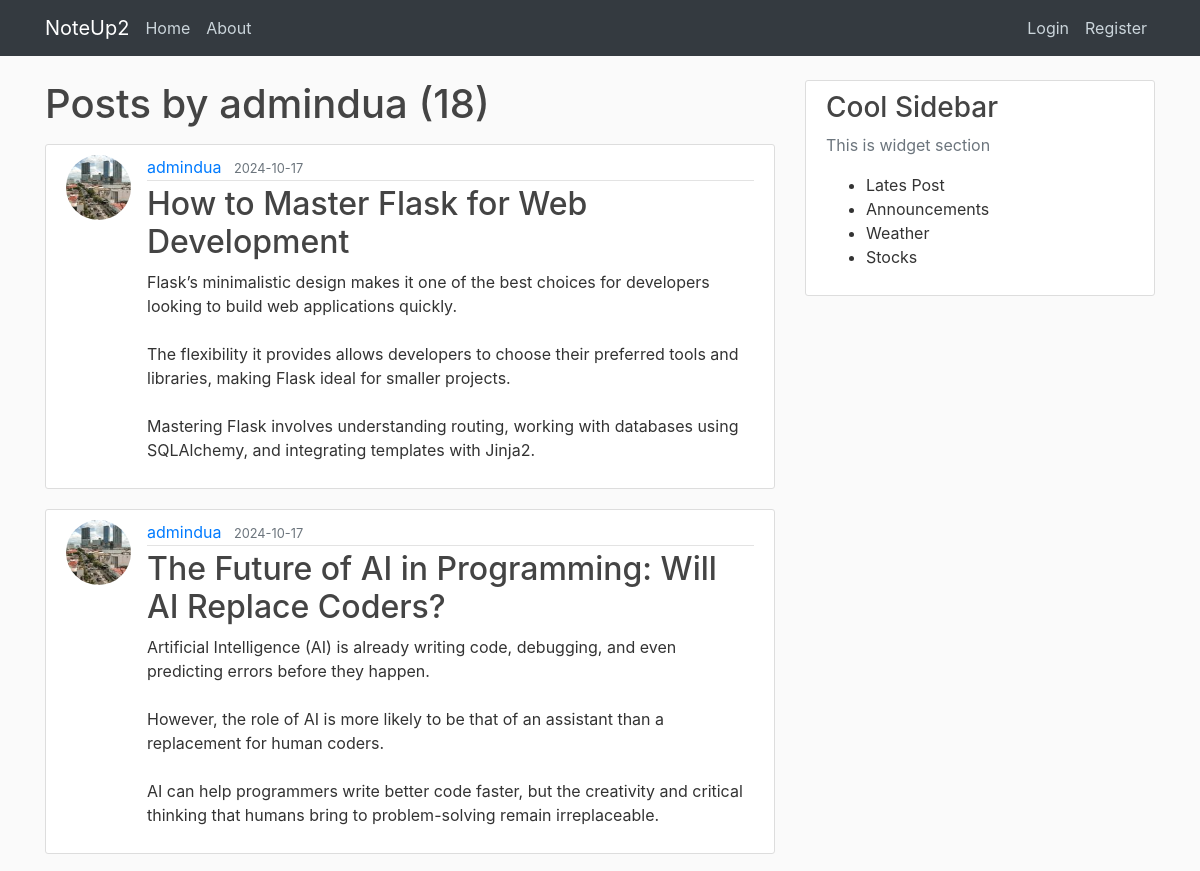
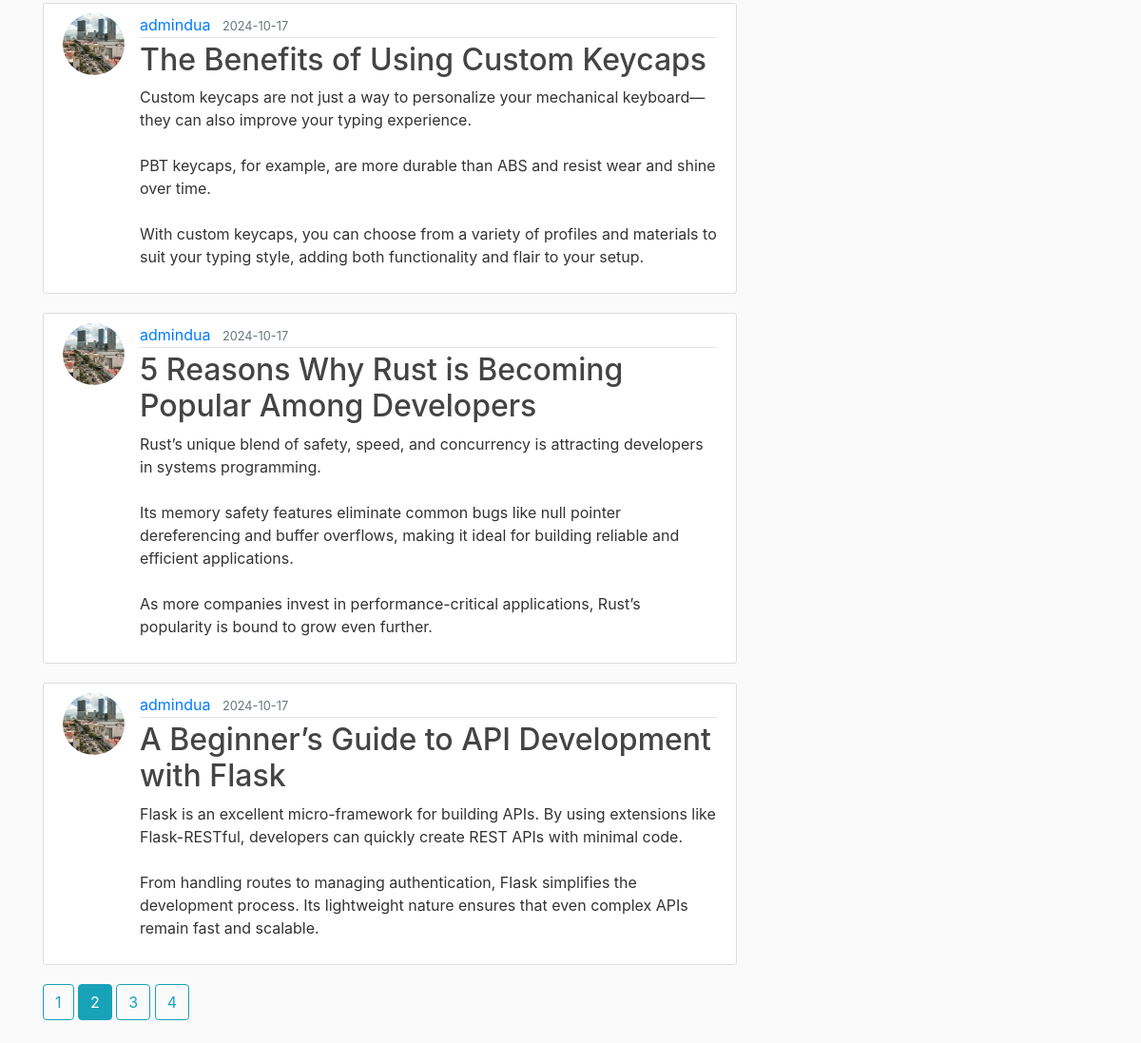
Screenshot of /user/admindua?page=2 with the database file from the repository (2 pictures, top to bottom).
### noteup/models.py (models this page shows, shortened)
class User(db.Model, UserMixin):
    id = db.Column(db.Integer, primary_key=True)
    username = db.Column(db.String(20), unique=True, nullable=False)
    email = db.Column(db.String(100), unique=True, nullable=False)
    image_file = db.Column(db.String(20), nullable=False, default='default.jpg')
    password = db.Column(db.String(60), nullable=False)
    posts = db.relationship('Post', backref='author', lazy=True)

class Post(db.Model):
    id = db.Column(db.Integer, primary_key=True)
    title = db.Column(db.String(100), nullable=False)
    date_posted = db.Column(db.DateTime, nullable=False, default=datetime.now(timezone.utc))
    content = db.Column(db.Text, nullable=False)
    user_id = db.Column(db.Integer, db.ForeignKey('user.id'), nullable=False)

### noteup/routes.py (the view)
@app.route("/user/<username>")
def user_posts(username):
    page = request.args.get('page', 1, type=int)
    user = User.query.filter_by(username=username).first_or_404()
    posts = Post.query.filter_by(author=user)\
            .order_by(Post.date_posted.desc())\
            .paginate(page=page, per_page=5)
    return render_template('user_posts.html', posts=posts, user=user)

### noteup/templates/user_posts.html
{% extends "layout.html" %}
{% block content %}
    <h1 class="mb-3">Posts by {{ user.username }} ({{ posts.total }})</h1>
    {% for post in posts.items %}
        <article class="media content-section">
            <img class="rounded-circle article-img" src="{{ url_for('static', filename='img/' + post.author.image_file) }}">
            <div class="media-body">
                <div class="article-metadata">
                    <a href="{{ url_for('user_posts', username=post.author.username) }}" class="mr-2">{{ post.author.username }}</a>
                    <small class="text-muted">{{ post.date_posted.strftime('%Y-%m-%d') }}</small>
                </div>
                <h2><a href="{{ url_for('post', post_id=post.id) }}" class="article-title">{{ post.title }}</a></h2>
                <p class="article-content">{{ post.content }}</p>
            </div>
        </article>
    {% endfor %}
    {% for page_num in posts.iter_pages(left_edge=1, right_edge=1, left_current=1, right_current=2) %}
        {% if page_num %}
            {% if posts.page == page_num %}
                <a class="btn btn-info mb-4" href="{{ url_for('user_posts', username=user.username, page=page_num) }}">{{ page_num }}</a>
            {% else %}
                <a class="btn btn-outline-info mb-4" href="{{ url_for('user_posts', username=user.username, page=page_num) }}">{{ page_num }}</a>
            {% endif %}
        {% else %}
        ...
        {% endif %}
    {% endfor %}
{% endblock content %}

### noteup/static/style.css (style rules this page uses)
body { background: #fafafa; color: #333333; margin-top: 5rem; }
h1, h2, h3, h4, h5, h6 { color: #444444; }
.content-section { background: #ffffff; padding: 10px 20px; border: 1px solid #dddddd; border-radius: 3px; margin-bottom: 20px; }
.article-title { color: #444444; }
.article-content { white-space: pre-line; }
.article-img { height: 65px; width: 65px; margin-right: 16px; }
.article-metadata { padding-bottom: 1px; margin-bottom: 4px; border-bottom: 1px solid #e3e3e3; }

### rows the page displays
User: username "admindua"
Post: image_file (picture), author.username "admindua", date_posted "2024-10-17", title "How to Master Flask for Web Development", content "Flask’s minimalistic design makes it one of the best choices for developers looking to build web applications quickly. The flexibility it provides allows developers to choose their preferred tools and libraries, making Flask ideal for smaller projects. Mastering Flask involves understanding routing, working with databases using SQLAlchemy, and integrating templates with Jinja2."
Post: image_file (picture), author.username "admindua", date_posted "2024-10-17", title "The Future of AI in Programming: Will AI Replace Coders?", content "Artificial Intelligence (AI) is already writing code, debugging, and even predicting errors before they happen. However, the role of AI is more likely to be that of an assistant than a replacement for human coders. AI can help programmers write better code faster, but the creativity and critical thinking that humans bring to problem-solving remain irreplaceable."
Post: image_file (picture), author.username "admindua", date_posted "2024-10-17", title "The Benefits of Using Custom Keycaps", content "Custom keycaps are not just a way to personalize your mechanical keyboard—they can also improve your typing experience. PBT keycaps, for example, are more durable than ABS and resist wear and shine over time. With custom keycaps, you can choose from a variety of profiles and materials to suit your typing style, adding both functionality and flair to your setup."
Post: image_file (picture), author.username "admindua", date_posted "2024-10-17", title "5 Reasons Why Rust is Becoming Popular Among Developers", content "Rust’s unique blend of safety, speed, and concurrency is attracting developers in systems programming. Its memory safety features eliminate common bugs like null pointer dereferencing and buffer overflows, making it ideal for building reliable and efficient applications. As more companies invest in performance-critical applications, Rust’s popularity is bound to grow even further."
Post: image_file (picture), author.username "admindua", date_posted "2024-10-17", title "A Beginner’s Guide to API Development with Flask", content "Flask is an excellent micro-framework for building APIs. By using extensions like Flask-RESTful, developers can quickly create REST APIs with minimal code. From handling routes to managing authentication, Flask simplifies the development process. Its lightweight nature ensures that even complex APIs remain fast and scalable."

### other values shown
{{ posts.total }} "18"
{{ page_num }} "1" "3" "4"
{{ page_num }} "2"
